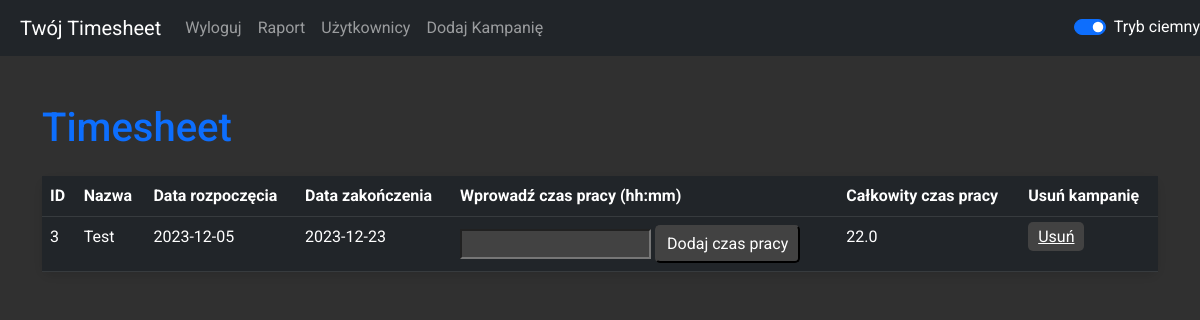
The page / (signed in) on the database as committed earlier.
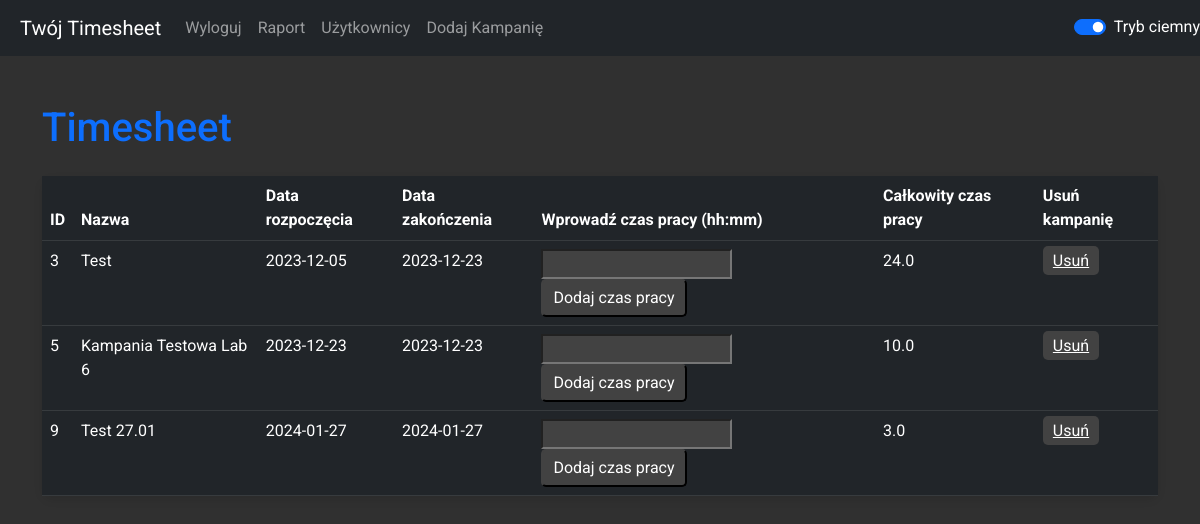
The same page on the database as committed later.
### timesheet.py (models this page shows)
class Campaign(db.Model):
    id = db.Column(db.Integer, primary_key=True)
    campaign_id = db.Column(db.Integer, unique=True, nullable=False, default=lambda: random.randint(1000, 9999))
    name = db.Column(db.String(100), nullable=False)
    start_date = db.Column(db.DateTime, nullable=False)
    end_date = db.Column(db.DateTime, nullable=False)
    user_id = db.Column(db.Integer, db.ForeignKey('user.id'), nullable=False)
    created_date = db.Column(db.DateTime, default=datetime.utcnow)
    total_work_time = db.Column(db.Float, default=0.0)
    user = db.relationship('User', back_populates='campaigns')

### timesheet.py (the view, shortened to what this page needs)
@app.route('/', methods=['GET', 'POST'])
@login_required
def index():
    users = User.query.all()
    campaigns = Campaign.query.filter_by(user_id=current_user.id).all()  # Pobiera kampanie dla aktualnie zalogowanego użytkownika
    return render_template('index.html', users=users, campaigns=campaigns)  # Przekaż kampanie do szablonu

### timesheet.py (called while the page is built)
@login_manager.user_loader
def load_user(user_id):
    return User.query.get(int(user_id))

### templates/index.html
{% extends 'base.html' %}
{% block content %}
    <h1 class="mt-5 text-primary">Timesheet</h1>
<form action="{{ url_for('index') }}" method="post">
    <table class="table mt-4 table-dark-mode" id="campaignTable">
        <thead>
            <tr>
                <th>ID</th>
                <th>Nazwa</th>
                <th>Data rozpoczęcia</th>
                <th>Data zakończenia</th>
                <th>Wprowadź czas pracy (hh:mm)</th>
                <th>Całkowity czas pracy</th>
                <th>Usuń kampanię</th>
            </tr>
        </thead>
        <tbody>
            {% for campaign in campaigns %}
                <tr>
                    <td>{{ campaign.id }}</td>
                    <td>{{ campaign.name }}</td>
                    <td>{{ campaign.start_date.strftime('%Y-%m-%d') }}</td>
                    <td>{{ campaign.end_date.strftime('%Y-%m-%d') }}</td>
                    <td>
                        <input type="text" name="work_time_{{ campaign.id }}">
                        <input type="submit" value="Dodaj czas pracy">
                    </td>
                    <td>{{ campaign.total_work_time }}</td>
                    <td>
                        <a href="{{ url_for('delete_campaign', campaign_id=campaign.id) }}" class="delete-button">Usuń</a>
                    </td>
                </tr>
            {% endfor %}
        </tbody>
    </table>
</form>
{% endblock %}

Rows that differ between the two databases and show on the page:
changed Campaign "Test": total_work_time "22.0" → "24.0"
added Campaign: id "5", name "Kampania Testowa Lab 6", start_date "2023-12-23", end_date "2023-12-23", total_work_time "10.0"
added Campaign: id "9", name "Test 27.01", start_date "2024-01-27", end_date "2024-01-27", total_work_time "3.0"
